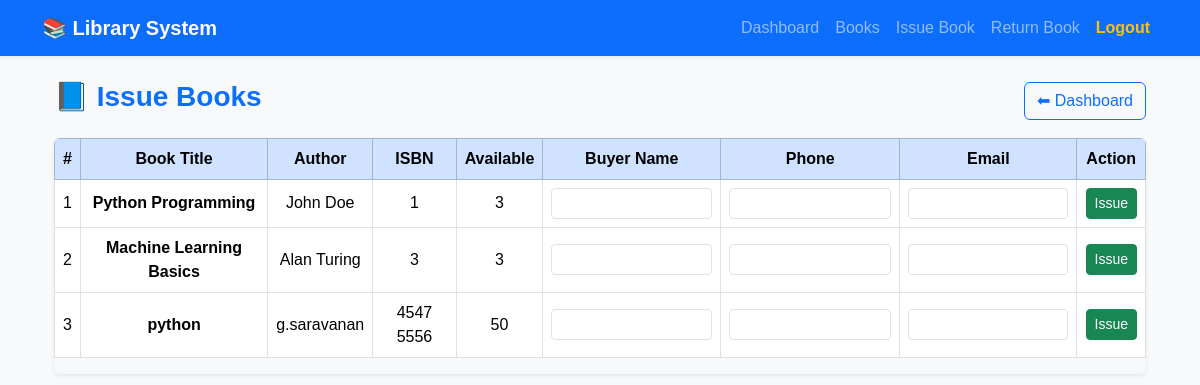
The page /issue/ (signed in) on the database its author committed.
### library/models.py (models this page shows, shortened)
class Book(models.Model):
    title = models.CharField(max_length=255)
    author = models.CharField(max_length=255)
    isbn = models.CharField(max_length=50, unique=True)
    quantity = models.PositiveIntegerField()
    available_copies = models.PositiveIntegerField(default=0)

### library/views.py (the view, shortened to what this page needs)
# urls.py: path('issue/', views.issue_book, name='issue_book'),
@login_required
def issue_book(request):
    search_query = request.GET.get("q", "")
    if search_query:
        books = Book.objects.filter(available_copies__gt=0, title__icontains=search_query) | Book.objects.filter(available_copies__gt=0, author__icontains=search_query)
    else:
        books = Book.objects.filter(available_copies__gt=0)
    for book in books:
        book.status = "Low Stock" if book.available_copies <= 2 else "Available"
    return render(request, "library/issue_book.html", {
        "books": books,
        "search_query": search_query
    })

### library/templates/library/issue_book.html (shortened to what this page needs)
{% extends "library/base.html" %}
{% load static %}
{% block content %}
<div class="container mt-4">
    <div class="d-flex justify-content-between align-items-center mb-3">
        <h3 class="text-primary fw-bold">📘 Issue Books</h3>
        <a href="{% url 'dashboard' %}" class="btn btn-outline-primary">
            ⬅ Dashboard
        </a>
    </div>
    <div class="table-responsive shadow-sm rounded">
        <table id="issueBooksTable" class="table table-bordered table-hover align-middle text-center">
            <thead class="table-primary">
                <tr>
                    <th>#</th>
                    <th>Book Title</th>
                    <th>Author</th>
                    <th>ISBN</th>
                    <th>Available</th>
                    <th>Buyer Name</th>
                    <th>Phone</th>
                    <th>Email</th>
                    <th>Action</th>
                </tr>
            </thead>
            <tbody>
                {% for book in books %}
                <tr>
                    <td>{{ forloop.counter }}</td>
                    <td class="fw-semibold">{{ book.title }}</td>
                    <td>{{ book.author }}</td>
                    <td>{{ book.isbn }}</td>
                    <td>{{ book.available_copies }}</td>
                    {% if book.available_copies > 0 %}
                    <form method="POST">
                        <td><input type="text" name="buyer_name" class="form-control form-control-sm" required></td>
                        <td><input type="tel" name="buyer_phone" class="form-control form-control-sm" required></td>
                        <td><input type="email" name="buyer_email" class="form-control form-control-sm" required></td>
                        <td>
                            <button type="submit" class="btn btn-success btn-sm">
                                Issue
                            </button>
                        </td>
                    </form>
                    {% else %}
                        <td colspan="4">
                            <span class="badge bg-danger">Unavailable</span>
                        </td>
                    {% endif %}
                </tr>
                {% empty %}
                <tr>
                    <td colspan="9" class="text-muted">No books available for issue</td>
                </tr>
                {% endfor %}
            </tbody>
        </table>
    </div>
</div>
{% endblock %}

### library/templates/library/base.html (style rules this page uses)
body { font-family: Arial, sans-serif; background-color: #f8f9fa; }

### rows shown on the page
Book: title "Python Programming", author "John Doe", isbn "1", available_copies "3"
Book: title "Machine Learning Basics", author "Alan Turing", isbn "3", available_copies "3"
Book: title "python", author "g.saravanan", isbn "4547 5556", available_copies "50"
